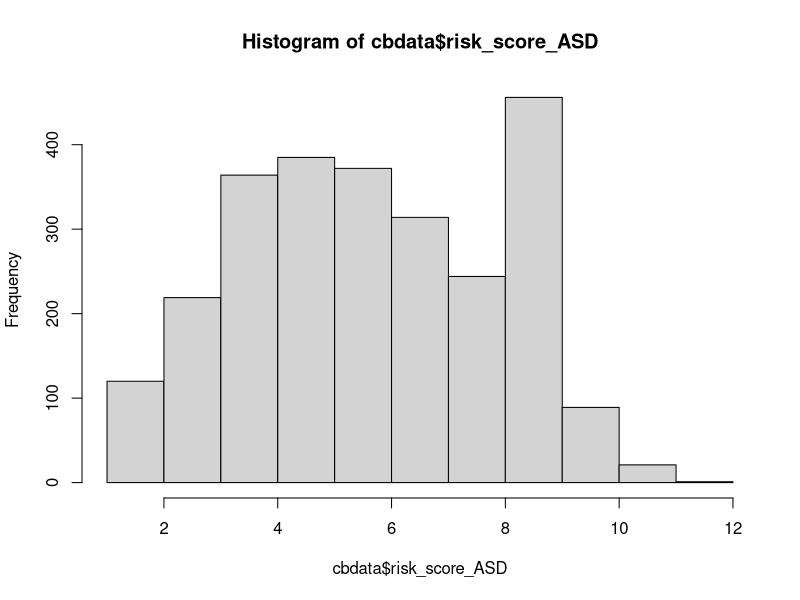
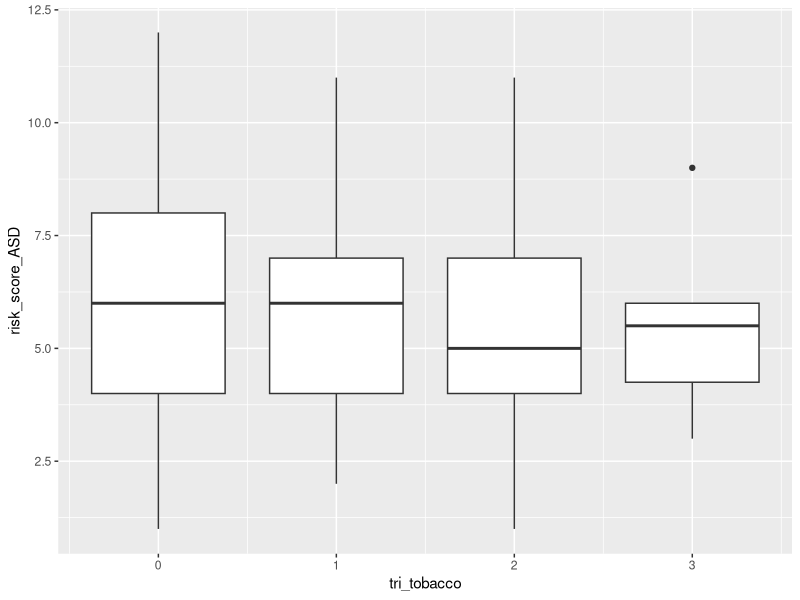
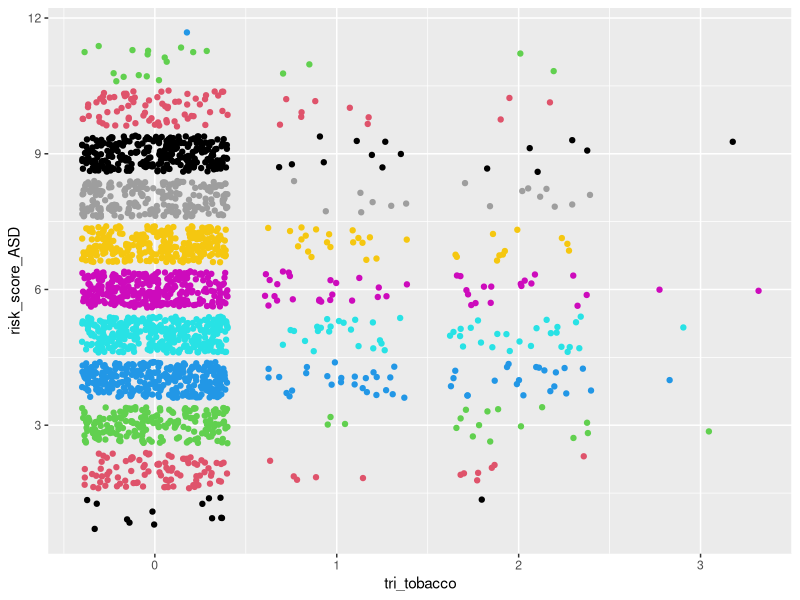
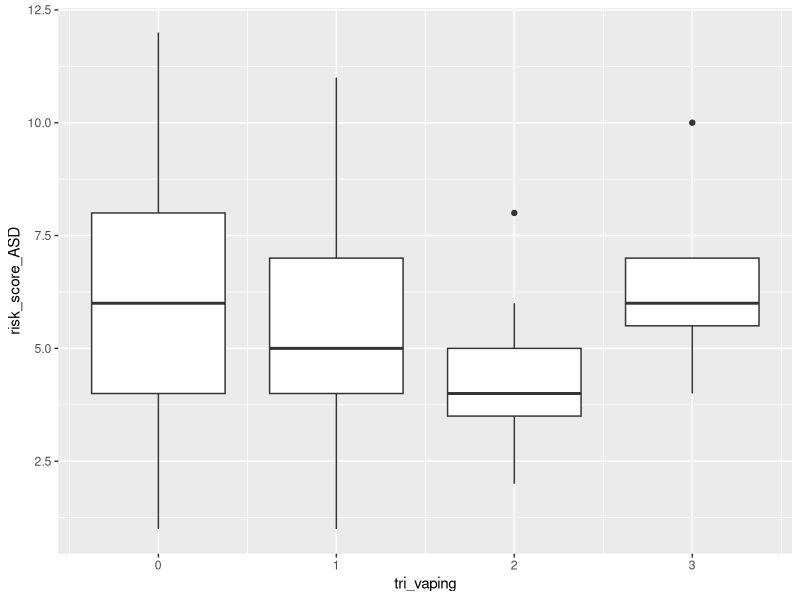
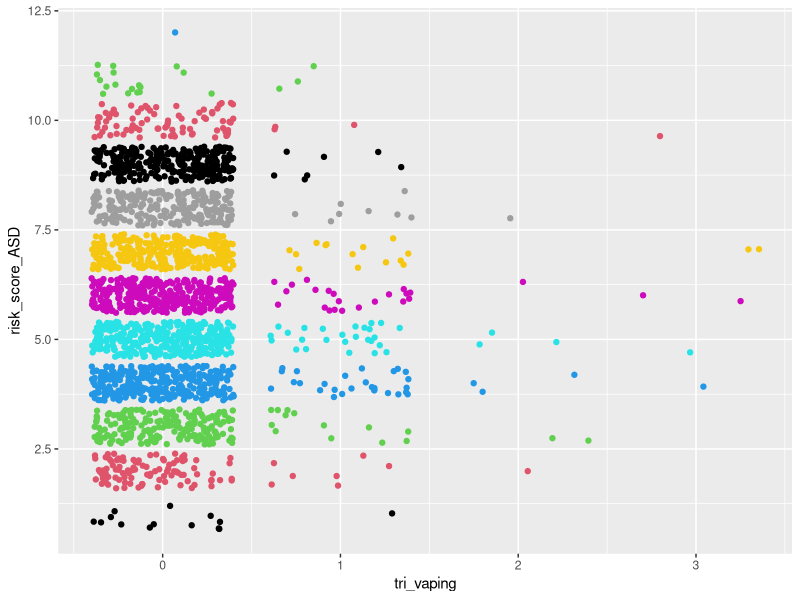
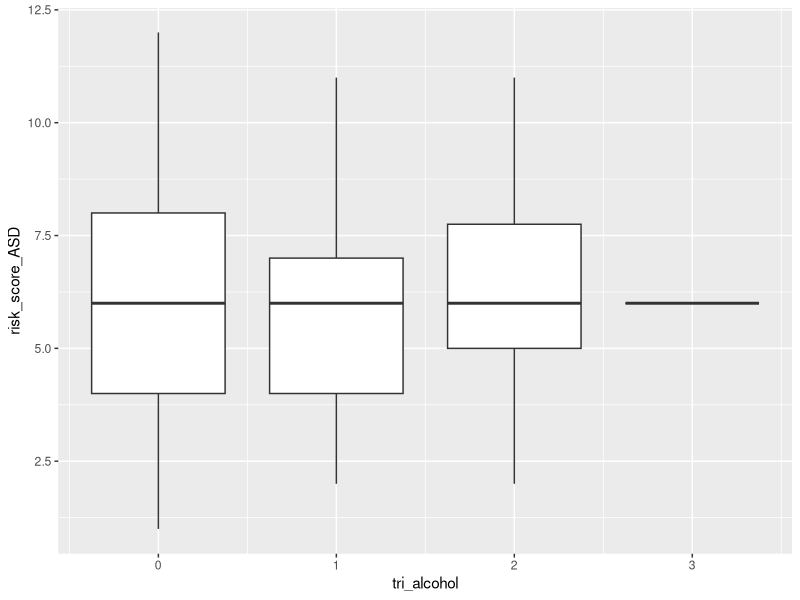
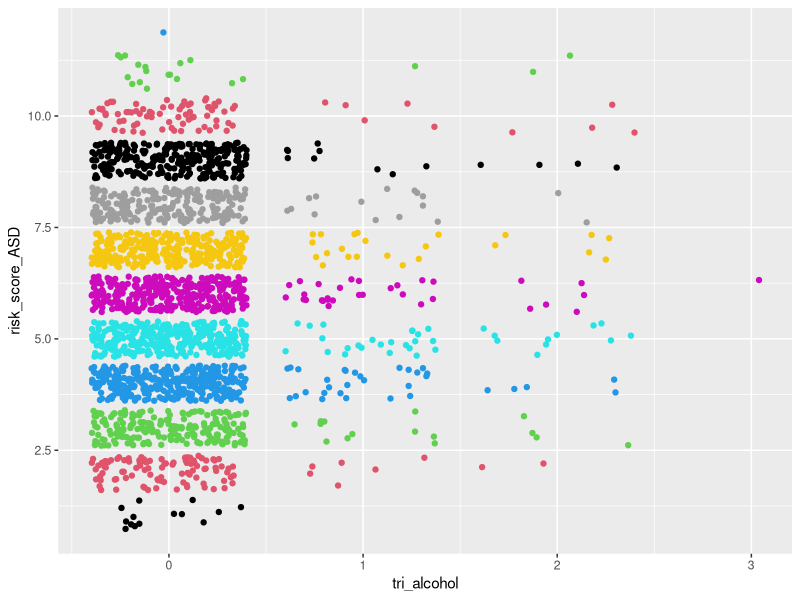
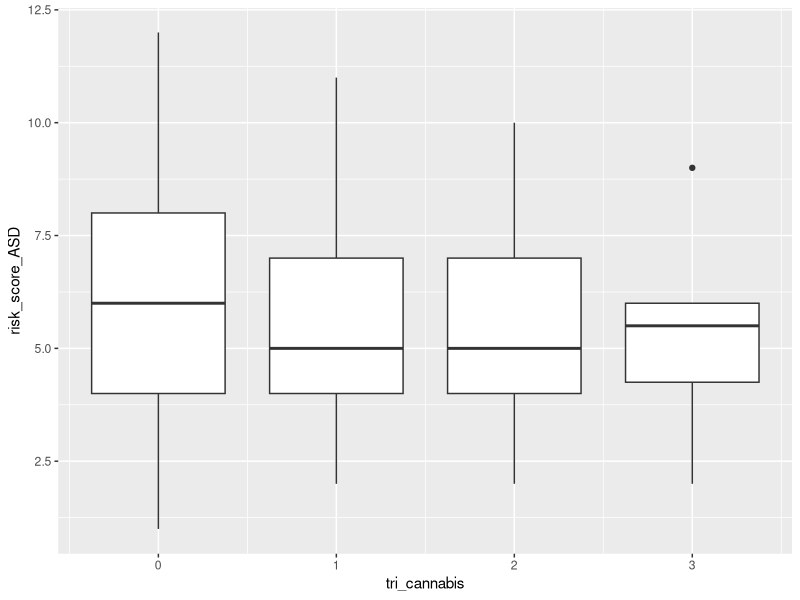

Write R code to recreate these figures, in order.
## ---- chunk 1
#load packages
library(readr)
library(dplyr)
library(stringr)
## ---- chunk 2
#load data
cbdata <- read_csv("ChatterBabyData.csv")
## ---- chunk 3
mean(cbdata$risk_score_ASD)
var(cbdata$risk_score_ASD)
hist(cbdata$risk_score_ASD)
## ---- chunk 4
which(colnames(cbdata) == "mat_dep"):which(colnames(cbdata) == "momfever")
cbdata[,c(126:133)][is.na(cbdata[,c(126:133)])] <- 0

cbdata$art[is.na(cbdata$art)] <- 0 
cbdata$asd_genetic[is.na(cbdata$asd_genetic)] <- 0 

#fix some NA's in totalpregnancies by setting to number of live births
cbdata$totalpregnancies[which(is.na(cbdata$totalpregnancies) == TRUE & is.na(cbdata$momlivebirths) == FALSE)] <- 
cbdata$momlivebirths[which(is.na(cbdata$totalpregnancies) == TRUE & is.na(cbdata$momlivebirths) == FALSE)]

#fix some NA's in totalpregnancies by setting to 1 if no siblings and not adopted
cbdata$totalpregnancies[which(is.na(cbdata$totalpregnancies) == TRUE & cbdata$birthordertotal == 0 & cbdata$adoption == 0)] <- 1

# set live births to number of total pregnancies 
# if number of total pregnancies = number of total siblings + 1(baby)
# so as to not include miscarriages
cbdata$momlivebirths[which((is.na(cbdata$momlivebirths) == TRUE) &
                           (cbdata$totalpregnancies == (cbdata$birthordertotal + 1)))] <-
  cbdata$totalpregnancies[which((is.na(cbdata$momlivebirths) == TRUE) & 
                                (cbdata$totalpregnancies == (cbdata$birthordertotal + 1)))]

# set live births to number of total pregnancies 
# if number of total pregnancies = number of full siblings + 1(baby) 
# so as to not include miscarriages (where birthordertotal = 0 because of NA in olderhalfsiblings)
cbdata$momlivebirths[which((is.na(cbdata$momlivebirths) == TRUE) &
                           (cbdata$totalpregnancies == (cbdata$numberfullsiblings + 1)))] <-
  cbdata$totalpregnancies[which((is.na(cbdata$momlivebirths) == TRUE) & 
                                (cbdata$totalpregnancies == (cbdata$numberfullsiblings + 1)))]

# set live births to number of full siblings + 1
# if number of total pregnancies > number of full siblings and 
# number of older half siblings = 0 so as to not include children only from father and miscarriages
cbdata$momlivebirths[which((is.na(cbdata$momlivebirths) == TRUE) & 
                           (cbdata$totalpregnancies > cbdata$numberfullsiblings) &
                           cbdata$olderhalfsiblings == 0 )] <-
  cbdata$numberfullsiblings[which((is.na(cbdata$momlivebirths) == TRUE) & 
                                  (cbdata$totalpregnancies > cbdata$numberfullsiblings) &
                                  cbdata$olderhalfsiblings == 0 )] + 1
## ---- chunk 5
# classify as post partum psychosis
cbdata <- cbdata %>% mutate(maternalpregnancyproblems___20 = replace(maternalpregnancyproblems___20, maternalpregnancyproblems_other == "post partum anxiety" | maternalpregnancyproblems_other == "Post partum anxiety" | maternalpregnancyproblems_other == "Post-partum anxiety" | maternalpregnancyproblems_other == "Postpartum hemorrhaging" | maternalpregnancyproblems_other == "Perinatal anxiety",1))
cbdata <- cbdata %>% mutate(maternalpregnancyproblems_other = replace(maternalpregnancyproblems_other, maternalpregnancyproblems_other == "post partum anxiety" | maternalpregnancyproblems_other == "Post partum anxiety" | maternalpregnancyproblems_other == "Post-partum anxiety" | maternalpregnancyproblems_other == "Postpartum hemorrhaging" | maternalpregnancyproblems_other == "Perinatal anxiety", NA ))

# classify as Chorioamnionitis 
cbdata <- cbdata %>% mutate(maternalpregnancyproblems___21 = replace(maternalpregnancyproblems___21, maternalpregnancyproblems_other == "Chorioamnionitis", 1))
cbdata <- cbdata %>% mutate(maternalpregnancyproblems_other = replace(maternalpregnancyproblems_other, maternalpregnancyproblems_other == "Chorioamnionitis", NA))

# classify as bleeding
cbdata <- cbdata %>% mutate(maternalpregnancyproblems___14 = replace(maternalpregnancyproblems___14, maternalpregnancyproblems_other == "Unusual pain in the abdomen, stress, miscarriage probability, bleeding.", 1))
cbdata <- cbdata %>% mutate(maternalpregnancyproblems_other = replace(maternalpregnancyproblems_other, maternalpregnancyproblems_other == "Unusual pain in the abdomen, stress, miscarriage probability, bleeding.", NA))

# classify as preterm labor
cbdata <- cbdata %>% mutate(maternalpregnancyproblems___11 = replace(maternalpregnancyproblems___11, maternalpregnancyproblems_other == "Early contractions with diction starting at 30 weeks. I received steroid shot to develop baby's lungs faster.", 1))
cbdata <- cbdata %>% mutate(maternalpregnancyproblems_other = replace(maternalpregnancyproblems_other, maternalpregnancyproblems_other == "Early contractions with diction starting at 30 weeks. I received steroid shot to develop baby's lungs faster.", NA))

# classify as History of recurrent miscarriage/ recurrent pregnancy loss 
cbdata <- cbdata %>% mutate(maternalpregnancyproblems___10 = replace(maternalpregnancyproblems___10, maternalpregnancyproblems_other == "Prior full term stillbirth; had double nuchal cord resulting in emergent csection at 36 weeks", 1))
cbdata <- cbdata %>% mutate(maternalpregnancyproblems_other = replace(maternalpregnancyproblems_other, maternalpregnancyproblems_other == "Prior full term stillbirth; had double nuchal cord resulting in emergent csection at 36 weeks", NA))

# classify as hypertension
cbdata <- cbdata %>% mutate(maternalpregnancyproblems___9 = replace(maternalpregnancyproblems___9, maternalpregnancyproblems_other == "Protein in urine day of induction and hypertension only at 38 weeks" | maternalpregnancyproblems_other == "Mild hypertension at 37 weeks", 1))
cbdata <- cbdata %>% mutate(maternalpregnancyproblems_other = replace(maternalpregnancyproblems_other, maternalpregnancyproblems_other == "Protein in urine day of induction and hypertension only at 38 weeks"| maternalpregnancyproblems_other == "Mild hypertension at 37 weeks", 1))

# classify as 13, Placental abruption
cbdata <- cbdata %>% mutate(maternalpregnancyproblems___13 = replace(maternalpregnancyproblems___13, maternalpregnancyproblems_other == "Calcified placenta" | maternalpregnancyproblems_other == "Placenta calcification" | maternalpregnancyproblems_other == "Placenta hematoma" | maternalpregnancyproblems_other == "placental aging" | maternalpregnancyproblems_other == "Underperfusion placenta" , 1))
cbdata <- cbdata %>% mutate(maternalpregnancyproblems_other = replace(maternalpregnancyproblems_other, maternalpregnancyproblems_other == "Calcified placenta" | maternalpregnancyproblems_other == "Placenta calcification" | maternalpregnancyproblems_other == "Placenta hematoma" | maternalpregnancyproblems_other == "placental aging"| maternalpregnancyproblems_other == "Underperfusion placenta", NA))

# Get rid of the column 
cbdata$maternalpregnancyproblems_other <- NULL
## ---- chunk 6
# Convert all Mom Trauma NA's to 0: 
cbdata$mom_trauma[is.na(cbdata$mom_trauma)] <- 0 
## ---- chunk 7
# Getting rid of column
cbdata$mat_mental_health_other = NULL
# Cleaning that can be put into other columns
cbdata[c(216, 520, 598, 1089),115] = 1
cbdata[240,83] = 1
cbdata[499,85] = 1
cbdata[c(1683, 2245), 111] = 1

# Multiple entries for one person
cbdata[912, c(227, 232)] = 1
cbdata[915, c(228, 231, 232)] = 1
cbdata[1667, c(112, 231)] = 1
cbdata[2579, c(112, 113, 230, 231)] = 1
cbdata[c(76, 2501), c(111, 112)] = 1
## ---- chunk 8
cbdata <- cbdata %>% mutate(mathealth_count = matmentalhealth___1 + matmentalhealth___2 + matmentalhealth___3 + matmentalhealth___4 + matmentalhealth___5 + matmentalhealth___6 + matmentalhealth___7)
## ---- chunk 9
# Cutting off Baby Age at 5 years old
cbdata$babyage = ifelse(cbdata$babyage <= 1825, cbdata$babyage, NA)
## ---- chunk 10
predata <- cbdata %>% select(babyage, momsdeliveryage, momsedu, sex, art, artmethod___1,
                          artmethod___7, artmethod___6, artmethod___2, artmethod___3,
                          artmethod___4, artmethod___5, mom_trauma,
                          maternalpregnancyproblems___1, maternalpregnancyproblems___2,
                          maternalpregnancyproblems___3, maternalpregnancyproblems___15,
                          maternalpregnancyproblems___21, maternalpregnancyproblems___16,
                          maternalpregnancyproblems___4, maternalpregnancyproblems___5,
                          maternalpregnancyproblems___6, maternalpregnancyproblems___7,
                          maternalpregnancyproblems___8, maternalpregnancyproblems___9,
                          maternalpregnancyproblems___10, maternalpregnancyproblems___11,
                          maternalpregnancyproblems___12, maternalpregnancyproblems___13,
                          maternalpregnancyproblems___14, maternalpregnancyproblems___17,
                          maternalpregnancyproblems___19, maternalpregnancyproblems___20,
                          maternalpregnancyproblems___18,
                          matmentalhealth___1, matmentalhealth___2, matmentalhealth___3,
                          matmentalhealth___4, matmentalhealth___5, matmentalhealth___6,
                          matmentalhealth___7, mat_dep, mat_anx,
                          mat_ocd, mat_bp, mat_adhd, mat_pssd, mathealth_count, momfever, whenfever___1,
                          whenfever___2, whenfever___3, tobacco_pregnancy_when___1,
                          tobacco_pregnancy_when___2, tobacco_pregnancy_when___3,
                          vaping_pregnancy___1, vaping_pregnancy___2, vaping_pregnancy___3,
                          alcohol_pregnancy_when___1, alcohol_pregnancy_when___2,
                          alcohol_pregnancy_when___3, cannabis_pregnancy_when___1,
                          cannabis_pregnancy_when___2, cannabis_pregnancy_when___3,
                          stimulants_pregnancy_when___1, stimulants_pregnancy_when___2,
                          stimulants_pregnancy_when___3, opioids_pregnancy_when___1,
                          opioids_pregnancy_when___2, opioids_pregnancy_when___3,
                          psychoactive_pregnancy___1, psychoactive_pregnancy___2,
                          psychoactive_pregnancy___3, delivery, momlivebirths,
                          totalpregnancies, maternalproblems1, asd1, deaf1, ddfamily1,
                          szbpfamily1, risk_score_ASD)
## ---- chunk 11
# filter out age and live births outliers
predata <- predata %>% filter(momlivebirths != 10 & momsdeliveryage != 12 | momlivebirths != 10 & momsdeliveryage != 18)
summary(predata)
## ---- chunk 12
# resulting columns are total number of trimesters drug was used
predata$tri_tobacco = rowSums(predata[,52:54])
predata$tri_vaping = rowSums(predata[,55:57])
predata$tri_alcohol = rowSums(predata[,58:60])
predata$tri_cannabis = rowSums(predata[,61:63])
predata$tri_stimulants = rowSums(predata[,64:66])
predata$tri_opioids = rowSums(predata[,67:69])
predata$tri_psychoactives = rowSums(predata[,70:72])

# getting rid of "when drug" columns
predata[,52:72] = NULL
## ---- chunk 13
predata$mat_adhd <- ifelse(predata$mat_adhd==3, 0, predata$mat_adhd)
predata$mat_dep <- ifelse(predata$mat_dep==3, 0, predata$mat_dep)
predata$mat_anx <- ifelse(predata$mat_anx==3, 0, predata$mat_anx)
predata$mat_ocd <- ifelse(predata$mat_ocd==3, 0, predata$mat_ocd)
predata$mat_bp <- ifelse(predata$mat_bp==3, 0, predata$mat_bp)
predata$mat_pssd <- ifelse(predata$mat_pssd==3, 0, predata$mat_pssd)
## ---- chunk 14
# Convert mat_variable rows to show that mental health problem occurs before or during pregnancy

predata$mat_adhd <- ifelse(predata$mat_adhd==2, 1, predata$mat_adhd)
predata$mat_dep <- ifelse(predata$mat_dep==2, 1, predata$mat_dep)
predata$mat_anx <- ifelse(predata$mat_anx==2, 1, predata$mat_anx)
predata$mat_ocd <- ifelse(predata$mat_ocd==2, 1, predata$mat_ocd)
predata$mat_bp <- ifelse(predata$mat_bp==2, 1, predata$mat_bp)
predata$mat_pssd <- ifelse(predata$mat_pssd==2, 1, predata$mat_pssd)
## ---- chunk 15
library(ggplot2)

ggplot(predata, aes(x = tri_tobacco, y = risk_score_ASD, group = tri_tobacco)) + geom_boxplot()
ggplot(predata, aes(x = tri_tobacco, y = risk_score_ASD)) + geom_jitter(color = predata$risk_score_ASD)

ggplot(predata, aes(x = tri_vaping, y = risk_score_ASD, group = tri_vaping)) + geom_boxplot()
ggplot(predata, aes(x = tri_vaping, y = risk_score_ASD)) + geom_jitter(color = predata$risk_score_ASD)

ggplot(predata, aes(x = tri_alcohol, y = risk_score_ASD, group = tri_alcohol)) + geom_boxplot()
ggplot(predata, aes(x = tri_alcohol, y = risk_score_ASD)) + geom_jitter(color = predata$risk_score_ASD)

ggplot(predata, aes(x = tri_cannabis, y = risk_score_ASD, group = tri_cannabis)) + geom_boxplot()
ggplot(predata, aes(x = tri_cannabis, y = risk_score_ASD)) + geom_jitter(color = predata$risk_score_ASD)

ggplot(predata, aes(x = tri_stimulants, y = risk_score_ASD, group = tri_stimulants)) + geom_boxplot()
ggplot(predata, aes(x = tri_stimulants, y = risk_score_ASD)) + geom_jitter(color = predata$risk_score_ASD)

ggplot(predata, aes(x = tri_opioids, y = risk_score_ASD, group = tri_opioids)) + geom_boxplot()
ggplot(predata, aes(x = tri_opioids, y = risk_score_ASD)) + geom_jitter(color = predata$risk_score_ASD)

ggplot(predata, aes(x = tri_psychoactives, y = risk_score_ASD, group = tri_psychoactives)) + geom_boxplot()
ggplot(predata, aes(x = tri_psychoactives, y = risk_score_ASD)) + geom_jitter(color = predata$risk_score_ASD)
## ---- chunk 16
library(corrplot)

var1 <- c("matmentalhealth___1", "matmentalhealth___2", "matmentalhealth___3", "matmentalhealth___4", "matmentalhealth___5", "matmentalhealth___6")
predata1 <- predata[ ,var1]
corrmat <- round(cor(predata1), 4)
corrplot(corrmat)
## ---- chunk 17
predata <- predata %>% mutate(babymortality = totalpregnancies-momlivebirths)
## ---- chunk 18
library(randomForest)

drops <- c("maternalpregnancyproblems___19", "maternalpregnancyproblems___20", "matmentalhealth___1", "matmentalhealth___2", "matmentalhealth___3","matmentalhealth___4", "matmentalhealth___5", "matmentalhealth___6", "matmentalhealth___7", "mat_dep", "mat_anx", "mat_ocd", "mat_bp","mat_adhd","mat_pssd","maternalproblems1","art","momlivebirths","totalpregnancies","matmentalhealth___18","babyage")
predata1 <- na.omit(predata[ , !(names(predata) %in% drops)])



set.seed(12345)
train <- sample(1:nrow(predata1), nrow(predata)*.7)
train.pre <- predata1[train,]
test.pre <- predata1[-train,]

rf.pre <- randomForest(risk_score_ASD~.,data=train.pre,mtry=16,importance=TRUE,ntrees=1000)
importance(rf.pre)
varImpPlot(rf.pre)

pred <- predict(rf.pre,test.pre,type="response")
table(round(pred,0),test.pre$risk_score_ASD)
mean(round(pred,0)!=test.pre$risk_score_ASD) # test error rate
## ---- chunk 19
maledata <- predata %>% filter(sex == 1)
femaledata <- predata %>% filter(sex == 0)
## ---- chunk 20

m1 <- glm(risk_score_ASD ~ momsdeliveryage+momsedu+delivery+babymortality + mathealth_count + sex+tri_alcohol+tri_tobacco+
mom_trauma+maternalpregnancyproblems___8+artmethod___1 +
tri_tobacco+tri_vaping+deaf1+tri_cannabis, data = predata, family = "poisson")

m2 <- glm(risk_score_ASD ~ momsdeliveryage+momsedu+delivery+babymortality + mathealth_count + tri_alcohol+tri_tobacco+
mom_trauma+maternalpregnancyproblems___8+artmethod___1 +
tri_tobacco+tri_vaping+deaf1+tri_cannabis, data = maledata, family = "poisson")

m3 <- glm(risk_score_ASD ~ momsdeliveryage+momsedu+delivery+babymortality + mathealth_count +tri_alcohol+tri_tobacco+
mom_trauma+maternalpregnancyproblems___8+artmethod___1 +
tri_tobacco+tri_vaping+deaf1+tri_cannabis, data = femaledata, family = "poisson")

summary(m1) # momsedu, mathealth_count, sex, deaf1
summary(m2) # mathealth_count, deaf1 
summary(m3) # momsedu, delivery, mathealth_count, maternalpregnancyproblems___8

# `mathealth_count` was significant in all the models
# `momsedu`, `deaf1` was significant in m1 and m2
